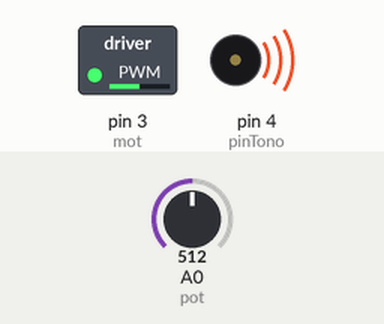
Recording of a sketch running on a simulated Arduino Uno, built with avr-gcc and run on an emulated ATmega328P. On the bench: switched loads named in the sketch (green lamp = pin HIGH), buzzer (waves = sounding). The test bench sets the inputs (shaded band); at power-on: A0 (pot) = 512.

Above: at 1.2 s.
1.3 s: A0 (pot) set to 716
At 1.9 s:
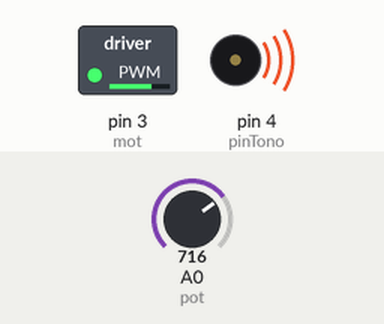
2.8 s: A0 (pot) set to 900
At 4.0 s:
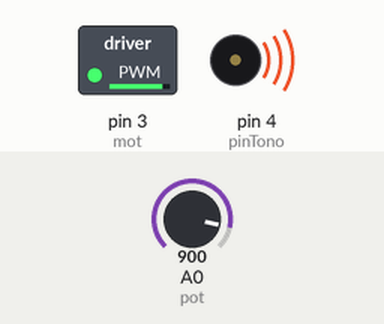
4.3 s: A0 (pot) set to 122
At 5.4 s:
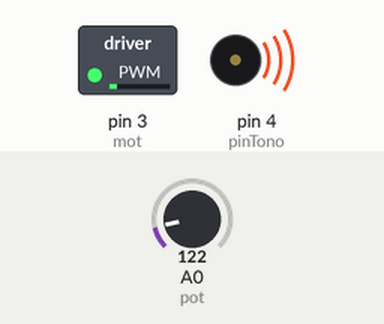
5.8 s: A0 (pot) set to 0
At 6.5 s:
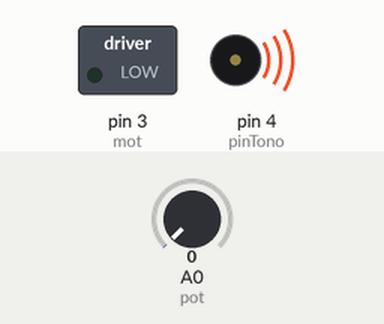
7.3 s: A0 (pot) set to 511
At 7.6 s:
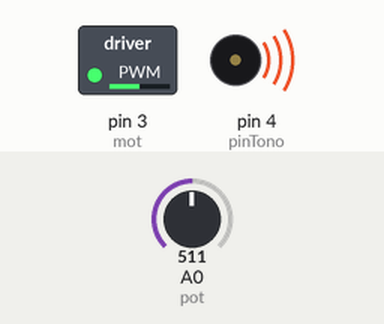
Timing chart, 0 to 9.8 s (numbered marks = the images above; inputs shaded):
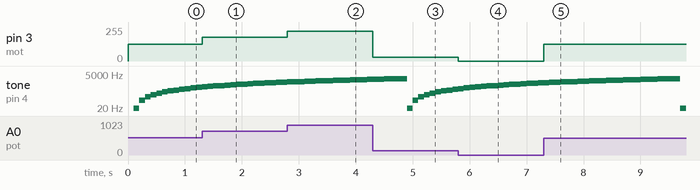

The sketch:

motorysonidoalavez.ino
```cpp
//fuente: https://forum.arduino.cc/t/unir-dos-codigos-de-programa-y-ejecutarlos-simultaneamente-motor-y-sonido/401225/3

//MOTOR
const byte pot = A0;
unsigned int val = 0;
const byte mot = 3;

//SONIDOS
const byte pinTono = 4;
const byte delaySonido = 100; // El delay que originalmente programaste para la duración de tone.
unsigned int i = 20; // Es la variable i que se declaraba en el for
unsigned long tiempo = 0; // Guarda el momento en que se cambió la frecuencia del tono.

void setup() {
 pinMode(mot, OUTPUT);
 pinMode(pinTono, OUTPUT);
}

void loop() {
 loopMotor();
 loopSonido();
 // Para visualizar mejor como se fusionan dos programas, es mejor separar los "loop" de cada uno, en funciones.
}

void loopMotor() {
 val = analogRead(pot);
 val = map (val, 0 , 1023, 0 , 255);
 analogWrite (mot, val);
}
// No hay delay, no hay bucles/ciclos; entonces se queda igual.

void loopSonido() {

 if (millis() - tiempo >= delaySonido) {
   tiempo = millis();
   // For es un bucle o ciclo; entonces si se usa, no se podrá variar la velocidad del motor hasta que se salga.
   // Esta función se llama constantemente, entonces es posible usar una alternativa al for.
   tone (pinTono, i);
   // No se puede usar delay, sino el programa se bloquea. Para eso está el if del principio.
   i += 50;
   if (i > 2400) { i = 20; }
 }
}
```

Measured:
- after the input at 1.3 s, pin 3 (mot): 127/255 → 178/255 at once
- after the input at 2.8 s, pin 3 (mot): 178/255 → 224/255 at once
- after the input at 4.3 s, pin 3 (mot): 224/255 → 30/255 at once
- after the input at 5.8 s, pin 3 (mot): 30/255 → 0/255 at once
- after the input at 7.3 s, pin 3 (mot): 0/255 → 127/255 at once
- by itself, tone on pin 4 (pinTono): plays 1220 Hz for 0.10 s, 1270 Hz for 0.10 s, 1320 Hz for 0.10 s, 1370 Hz for 0.10 s, 1420 Hz for 0.10 s, 1470 Hz for 0.10 s … (25 notes in this stretch)
